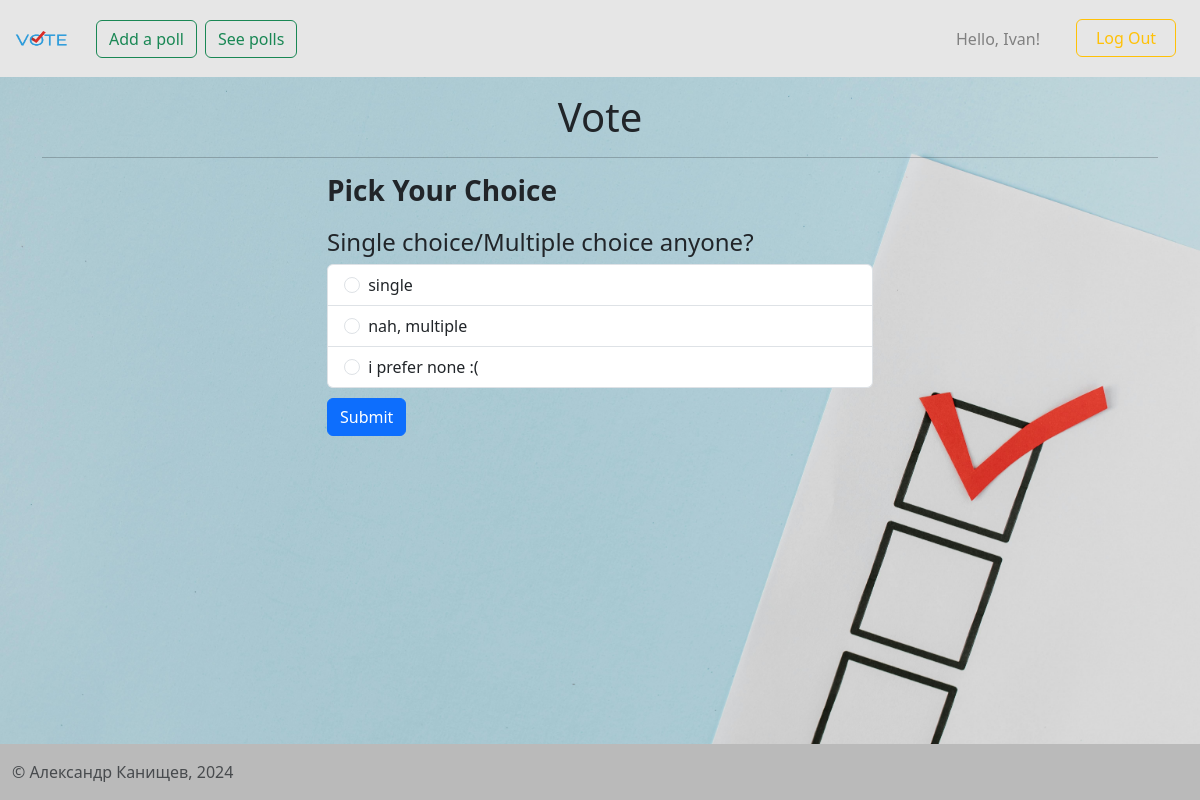
Page /vote/35/ (signed in) on the committed database.
### polls/models.py (models this page shows, shortened)
class Poll(models.Model):
    QUESTION_TYPE_CHOICES = [
        ('single', 'Single Choice'),
        ('multiple', 'Multiple Choice'),
    ]
    question = models.TextField()
    option_one = models.CharField(max_length=50)
    option_two = models.CharField(max_length=50)
    option_three = models.CharField(max_length=50)
    option_one_count = models.IntegerField(default=0)
    option_two_count = models.IntegerField(default=0)
    option_three_count = models.IntegerField(default=0)
    author = models.ForeignKey(User, on_delete=models.CASCADE, default=1)
    time = models.DateTimeField(default=now)
    question_type = models.CharField(max_length=10, choices=QUESTION_TYPE_CHOICES, default='single')

### polls/views.py (the view, shortened to what this page needs)
# urls.py: path('vote/<poll_id>/', views.vote, name='vote'),  # Vote for a poll
@login_required
def vote(request, poll_id):
    poll = Poll.objects.get(pk=poll_id)
    context = {'poll': poll, 'pagename': 'Vote'}
    return render(request, 'pages/vote.html', context)

### polls/templates/pages/vote.html (shortened to what this page needs)
{% extends 'base.html' %}
{% block content %}
<div class="container">
    <div class="row">
        <div class="col-md-6 mx-auto">
            <h3 style="margin-bottom: 20px"><strong>Pick Your Choice</strong></h3>
            <h4>{{ poll.question }}</h4>
            <form action="{% url 'vote' poll.id %}" method="POST">
                <ul class="list-group" style="margin:0px">
                    {% if poll.question_type == 'multiple' %}
                        <li class="list-group-item">
                            <input aria-label="..." class="form-check-input me-1" name="poll" type="checkbox" value="option1">
                            {{ poll.option_one }}
                        </li>
                        <li class="list-group-item">
                            <input aria-label="..." class="form-check-input me-1" name="poll" type="checkbox" value="option2">
                            {{ poll.option_two }}
                        </li>
                        <li class="list-group-item">
                            <input aria-label="..." class="form-check-input me-1" name="poll" type="checkbox" value="option3">
                            {{ poll.option_three }}
                        </li>
                    {% else %}
                        <li class="list-group-item">
                            <input aria-label="..." class="form-check-input me-1" name="poll" type="radio" value="option1">
                            {{ poll.option_one }}
                        </li>
                        <li class="list-group-item">
                            <input aria-label="..." class="form-check-input me-1" name="poll" type="radio" value="option2">
                            {{ poll.option_two }}
                        </li>
                        <li class="list-group-item">
                            <input aria-label="..." class="form-check-input me-1" name="poll" type="radio" value="option3">
                            {{ poll.option_three }}
                        </li>
                    {% endif %}
                </ul>
                <input class="btn btn-primary" type="submit" value="Submit" style="margin-top: 10px;">
            </form>
        </div>
    </div>
</div>
{% endblock %}

### polls/templates/header.html (shortened to what this page needs)
<nav class="navbar navbar-expand-lg" style="background-color: #e6e6e6;">
    <div class="container-fluid">
        <a class="navbar-brand" href="{% url 'index' %}">
            <img alt="Logo" class="d-inline-block align-text-top" height="50" src="/static/images/logo1.png" width="60">
        </a>
        <div class="collapse navbar-collapse" id="navbarNavAltMarkup">
            <div class="navbar-nav">
                {% if request.user.is_authenticated %}
                <a href="{% url 'add_poll' %}">
                    <button class="btn  btn-outline-success ms-2 me-2" style="margin-left: 20px;" type="button">Add a
                        poll
                    </button>
                </a>
                {% endif %}
                <a href="{% url 'view_polls' %}">
                    <button class="btn  btn-outline-success" type="button">See polls</button>
                </a>
            </div>
        </div>
    </div>
    {% if request.user.is_authenticated %}
    <ul class="navbar-nav mr-right">
                        <span class="navbar-text" style="color: gray; width: 100px;">
                            Hello, {{ request.user.username }}!
                        </span>
        <a href="{% url 'logout' %}">
            <button class="btn  btn-outline-warning me-4" style="width: 100px; margin-left: 20px;" type="button">Log
                Out
            </button>
        </a>
    </ul>
    {% endif %}
</nav>

### rows in the picture
Poll: question "Single choice/Multiple choice anyone?", option_one "single", option_two "nah, multiple", option_three "i prefer none :("

### other values in the picture
{{ request.user.username }} "Ivan"
{{ pagename }} "Vote"
